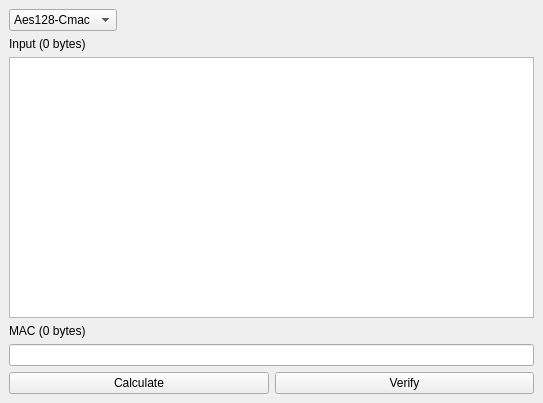
<?xml version="1.0" encoding="UTF-8"?>
<ui version="4.0">
 <class>UiAesCmac</class>
 <widget class="QMainWindow" name="UiAesCmac">
  <property name="geometry">
   <rect>
    <x>0</x>
    <y>0</y>
    <width>543</width>
    <height>403</height>
   </rect>
  </property>
  <property name="windowTitle">
   <string>AES-CMAC</string>
  </property>
  <widget class="QWidget" name="centralwidget">
   <layout class="QGridLayout" name="gridLayout">
    <item row="1" column="0" colspan="2">
     <widget class="QLabel" name="label">
      <property name="text">
       <string>Input (0 bytes)</string>
      </property>
     </widget>
    </item>
    <item row="2" column="0" colspan="2">
     <widget class="QTextEdit" name="textEdit"/>
    </item>
    <item row="4" column="0" colspan="2">
     <widget class="QLineEdit" name="lineEdit"/>
    </item>
    <item row="5" column="0">
     <widget class="QPushButton" name="pushButton">
      <property name="text">
       <string>Calculate</string>
      </property>
     </widget>
    </item>
    <item row="5" column="1">
     <widget class="QPushButton" name="pushButton_2">
      <property name="text">
       <string>Verify</string>
      </property>
     </widget>
    </item>
    <item row="3" column="0" colspan="2">
     <widget class="QLabel" name="label_2">
      <property name="text">
       <string>MAC (0 bytes)</string>
      </property>
     </widget>
    </item>
    <item row="0" column="0" colspan="2">
     <widget class="QComboBox" name="comboBox">
      <property name="sizePolicy">
       <sizepolicy hsizetype="Maximum" vsizetype="Fixed">
        <horstretch>0</horstretch>
        <verstretch>0</verstretch>
       </sizepolicy>
      </property>
      <item>
       <property name="text">
        <string>Aes128-Cmac</string>
       </property>
      </item>
      <item>
       <property name="text">
        <string>Aes256-Cmac</string>
       </property>
      </item>
     </widget>
    </item>
   </layout>
  </widget>
 </widget>
 <resources/>
 <connections/>
</ui>
